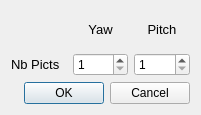
<ui version="4.0" >
 <class>dialog</class>
 <widget class="QDialog" name="dialog" >
  <property name="geometry" >
   <rect>
    <x>0</x>
    <y>0</y>
    <width>201</width>
    <height>115</height>
   </rect>
  </property>
  <property name="windowTitle" >
   <string>Nb Picts</string>
  </property>
  <property name="windowIcon" >
   <iconset resource="icons.qrc" >
    <normaloff>:/icons/papywizard.png</normaloff>:/icons/papywizard.png</iconset>
  </property>
  <property name="modal" >
   <bool>true</bool>
  </property>
  <layout class="QVBoxLayout" name="verticalLayout" >
   <item>
    <layout class="QGridLayout" name="gridLayout" >
     <item row="0" column="1" >
      <widget class="QLabel" name="label" >
       <property name="font" >
        <font>
         <pointsize>10</pointsize>
        </font>
       </property>
       <property name="text" >
        <string>Yaw</string>
       </property>
       <property name="alignment" >
        <set>Qt::AlignCenter</set>
       </property>
      </widget>
     </item>
     <item row="0" column="2" >
      <widget class="QLabel" name="label_3" >
       <property name="font" >
        <font>
         <pointsize>10</pointsize>
        </font>
       </property>
       <property name="text" >
        <string>Pitch</string>
       </property>
       <property name="alignment" >
        <set>Qt::AlignCenter</set>
       </property>
      </widget>
     </item>
     <item row="1" column="0" >
      <widget class="QLabel" name="label_2" >
       <property name="font" >
        <font>
         <pointsize>10</pointsize>
        </font>
       </property>
       <property name="text" >
        <string>Nb Picts</string>
       </property>
      </widget>
     </item>
     <item row="1" column="1" >
      <widget class="QSpinBox" name="yawNbPictsSpinBox" >
       <property name="minimum" >
        <number>1</number>
       </property>
       <property name="maximum" >
        <number>100</number>
       </property>
      </widget>
     </item>
     <item row="1" column="2" >
      <widget class="QSpinBox" name="pitchNbPictsSpinBox" >
       <property name="minimum" >
        <number>1</number>
       </property>
       <property name="maximum" >
        <number>50</number>
       </property>
      </widget>
     </item>
    </layout>
   </item>
   <item>
    <widget class="QDialogButtonBox" name="buttonBox" >
     <property name="orientation" >
      <enum>Qt::Horizontal</enum>
     </property>
     <property name="standardButtons" >
      <set>QDialogButtonBox::Cancel|QDialogButtonBox::Ok</set>
     </property>
    </widget>
   </item>
  </layout>
 </widget>
 <resources>
  <include location="icons.qrc" />
 </resources>
 <connections>
  <connection>
   <sender>buttonBox</sender>
   <signal>accepted()</signal>
   <receiver>dialog</receiver>
   <slot>accept()</slot>
   <hints>
    <hint type="sourcelabel" >
     <x>248</x>
     <y>254</y>
    </hint>
    <hint type="destinationlabel" >
     <x>157</x>
     <y>274</y>
    </hint>
   </hints>
  </connection>
  <connection>
   <sender>buttonBox</sender>
   <signal>rejected()</signal>
   <receiver>dialog</receiver>
   <slot>reject()</slot>
   <hints>
    <hint type="sourcelabel" >
     <x>316</x>
     <y>260</y>
    </hint>
    <hint type="destinationlabel" >
     <x>286</x>
     <y>274</y>
    </hint>
   </hints>
  </connection>
 </connections>
</ui>
